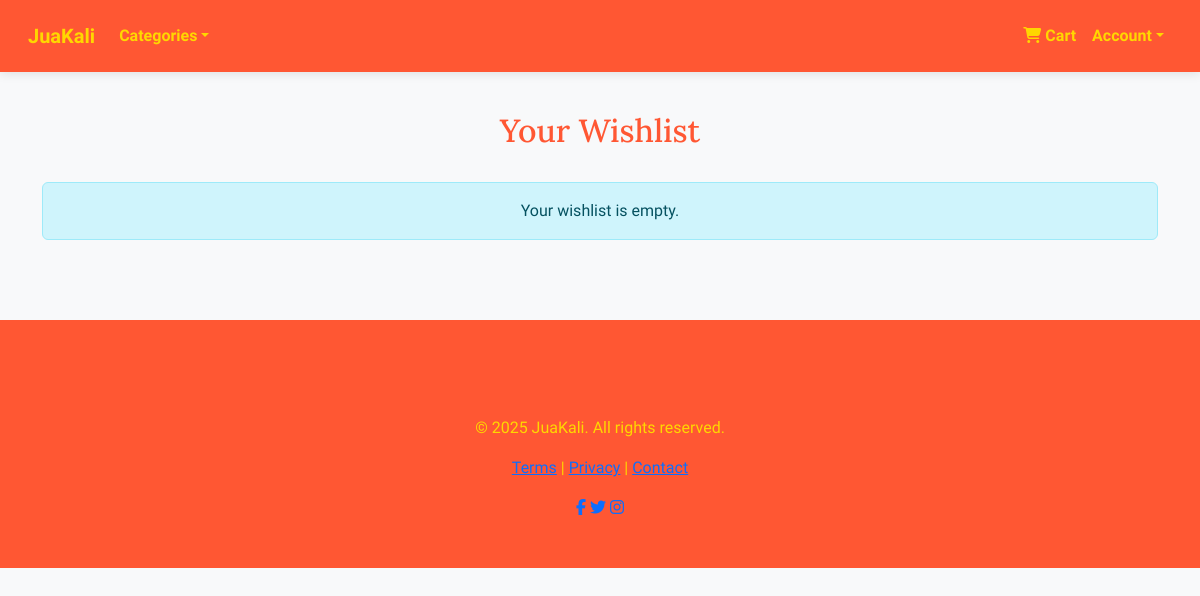
Page /wishlist.php (signed in) on the earlier database version.
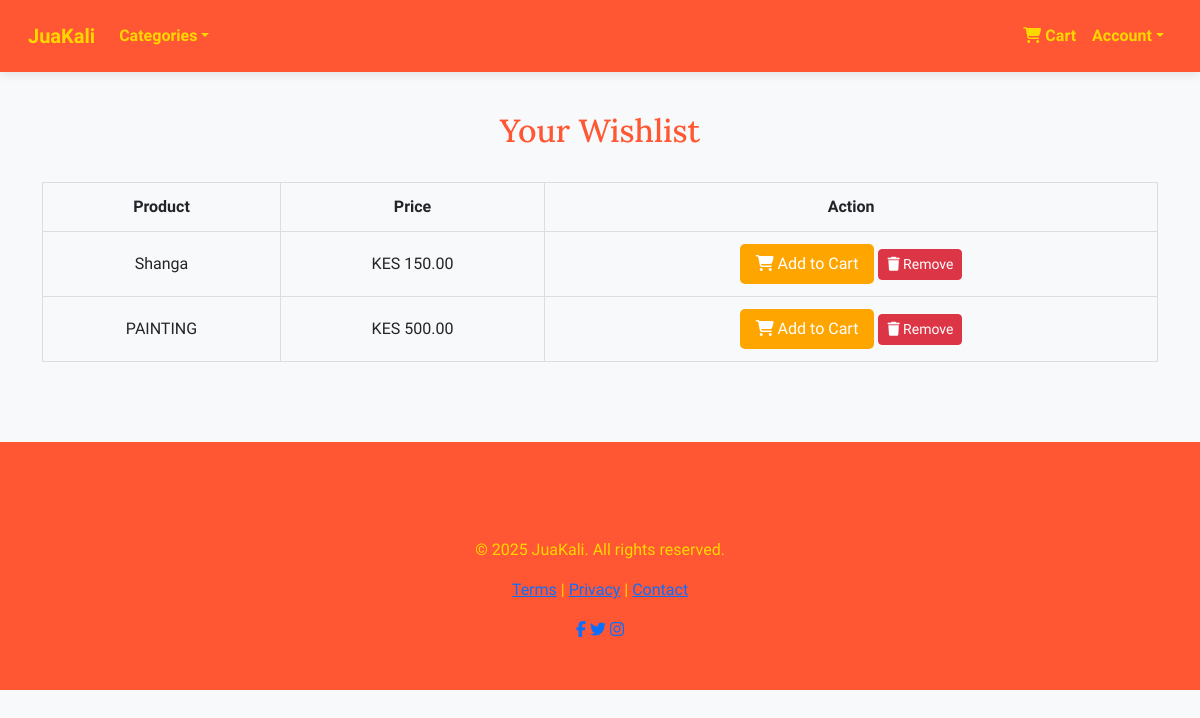
Same page on the later database version.
### tables this page shows
CREATE TABLE `wishlist` (
  `id` int(11) NOT NULL,
  `user_id` int(11) NOT NULL,
  `product_id` int(11) NOT NULL,
  `created_at` timestamp NOT NULL DEFAULT current_timestamp()
);

CREATE TABLE `products` (
  `id` int(11) NOT NULL,
  `name` varchar(100) NOT NULL,
  `description` text DEFAULT NULL,
  `price` decimal(10,2) NOT NULL,
  `image_url` varchar(255) DEFAULT NULL,
  `artisan_id` int(11) DEFAULT NULL,
  `status` enum('Pending','Approved') DEFAULT 'Pending',
  `created_at` timestamp NOT NULL DEFAULT current_timestamp(),
  `is_featured` tinyint(1) DEFAULT 0,
  `category` varchar(50) DEFAULT NULL,
  `quantity` int(11) DEFAULT 10
);

### functions.php (called while the page is built, shortened)
<?php
require_once 'config.php';
function getWishlistItems($user_id) {
    global $pdo;
    $stmt = $pdo->prepare("SELECT w.*, p.name, p.price FROM wishlist w JOIN products p ON w.product_id = p.id WHERE w.user_id = ?");
    $stmt->execute([$user_id]);
    return $stmt->fetchAll(PDO::FETCH_ASSOC);
}
?>

### wishlist.php (the view, shortened to what this page needs)
<?php
require_once 'functions.php';
$user_id = $_SESSION['user_id'];
$wishlist_items = getWishlistItems($user_id);
?>
<!DOCTYPE html>
<html lang="en">
<head>
    <link href="https://cdn.jsdelivr.net/npm/bootstrap@5.3.0/dist/css/bootstrap.min.css" rel="stylesheet">
    <link rel="stylesheet" href="https://cdnjs.cloudflare.com/ajax/libs/font-awesome/6.0.0-beta3/css/all.min.css">
</head>
<body>
    <nav class="navbar navbar-expand-lg">
        <div class="container-fluid">
            <a class="navbar-brand" href="index-after-login.php">JuaKali</a>
            <div class="collapse navbar-collapse" id="navbarNav">
                <ul class="navbar-nav me-auto mb-2 mb-lg-0">
                    <li class="nav-item dropdown">
                        <a class="nav-link dropdown-toggle" href="products.php" id="categoryDropdown" data-bs-toggle="dropdown">Categories</a>
                    </li>
                </ul>
                <ul class="navbar-nav ms-auto">
                    <li class="nav-item"><a class="nav-link" href="cart.php"><i class="fas fa-shopping-cart"></i> Cart</a></li>
                    <li class="nav-item dropdown">
                        <a class="nav-link dropdown-toggle" href="#" id="accountDropdown" data-bs-toggle="dropdown">Account</a>
                    </li>
                </ul>
            </div>
        </div>
    </nav>
    <div class="container">
        <h2 class="section-title">Your Wishlist</h2>
        <?php if (empty($wishlist_items)): ?>
            <div class="alert alert-info text-center" role="alert">Your wishlist is empty.</div>
        <?php else: ?>
            <table class="wishlist-table">
                <thead>
                    <tr>
                        <th>Product</th>
                        <th>Price</th>
                        <th>Action</th>
                    </tr>
                </thead>
                <tbody>
                    <?php foreach ($wishlist_items as $item): ?>
                        <tr>
                            <td><?php echo htmlspecialchars($item['name']); ?></td>
                            <td>KES <?php echo number_format($item['price'], 2); ?></td>
                            <td>
                                <form method="POST" style="display: inline;">
                                    <button type="submit" class="btn btn-custom"><i class="fas fa-shopping-cart"></i> Add to Cart</button>
                                </form>
                                <form method="POST" style="display: inline;">
                                    <button type="submit" class="btn btn-danger btn-sm"><i class="fas fa-trash"></i> Remove</button>
                                </form>
                            </td>
                        </tr>
                    <?php endforeach; ?>
                </tbody>
            </table>
        <?php endif; ?>
    </div>
    <footer>
        <div class="container">
            <p>© <?php echo date("Y"); ?> JuaKali. All rights reserved.</p>
            <div class="mt-2">
                <a href="terms.php">Terms</a> |
                <a href="privacy.php">Privacy</a> |
                <a href="contact.php">Contact</a>
            </div>
            <div class="social-icons mt-3">
                <a href="#" aria-label="Facebook"><i class="fab fa-facebook-f"></i></a>
                <a href="#" aria-label="Twitter"><i class="fab fa-twitter"></i></a>
                <a href="#" aria-label="Instagram"><i class="fab fa-instagram"></i></a>
            </div>
        </div>
    </footer>
</body>
</html>

Differences in the rows shown:
added wishlist: product.name "Shanga", product.price "150.00"
added wishlist: product.name "PAINTING", product.price "500.00"
Other differences:
text no longer shown: "Your wishlist is empty."
text now shown: "Product Price Action"
